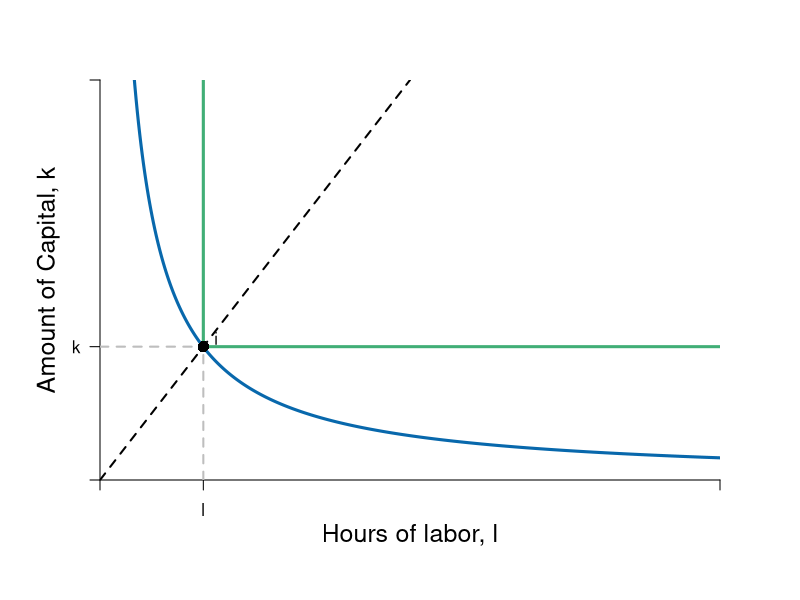

Write the R code that produced this figure.
#Graph Designer: Simon Halliday / Scott Cohn
#Authors: Bowles and Halliday
#Title: Coordination, Conflict and Competition: A Text in Microeconomics

library(shape)
pdf(file = "firmmarketsupply/tech_intensity_CD_L_a.pdf", width = 9, height = 7)

#Set parameters for graphics
axislabelsize <- 1.5
labelsize <- 1.2
graphlinewidth <- 3
segmentlinewidth <- 2

COL <- c("#7fc97f", "#beaed4", "#fdc086", "#ffff99", "#386cb0", "#f0027f", "#bf5b17", "#666666")
COLA <- c("#e0f3db", "#99d8c9","#66c2a4","#41ae76", "#238b45", "#005824")
COLB <- c("#c6dbef", "#4eb3d3", "#2b8cbe", "#0868ac","#084081")

par(mar =  c(6, 5, 4, 4))

isoquant <- function(l, alpha = 0.5, x = 5, A = 1) {
  (x / (A*l^alpha))^(1/(1 - alpha))
}

xlims <- c(0, 12)
ylims <- c(0, 12)

npts <- 501 


plot(0, 0, xlim = xlims, ylim = ylims, type = "n",
     xlab = expression(paste("")),
     ylab = expression(paste("")), 
     xaxt = "n", 
     yaxt = "n", 
     cex.lab = axislabelsize, 
     bty = "n",
     xaxs="i", 
     yaxs="i")

ticksy <- c(0, 4, ylims[2])
ylabels <- c(NA, expression(paste(k)), NA)
ticksx <- c(0, 2, xlims[2])
xlabels <- c(NA, expression(paste(l)), NA)

axis(1, at = ticksx, pos = 0, labels = xlabels)
axis(2, at = ticksy, pos = 0, labels = ylabels, las = 1)

npts <- 500 
xx1 <- seq(xlims[1], xlims[2], length.out = npts)

# Isoquant
lines(xx1, isoquant(xx1, x = 5, alpha = 0.5, A = 1.77), col = COLB[4], lwd = graphlinewidth)


# Dash diagonal
segments(0, 0, 6, ylims[2], lty = 2, col = "black", lwd = segmentlinewidth)

segments(0, 4, 2, 4, lty = 2, col = "grey", lwd = segmentlinewidth)
segments(2, 0, 2, 4, lty = 2, col = "grey", lwd = segmentlinewidth)

#segments(0, 8, 4, 8, lty = 2, col = "grey", lwd = segmentlinewidth)
#segments(4, 0, 4, 8, lty = 2, col = "grey", lwd = segmentlinewidth)

segments(2, 4, xlims[2], 4, lty = 1, col = COLA[4], lwd = graphlinewidth)
segments(2, 4, 2, ylims[2], lty = 1, col = COLA[4],  lwd = graphlinewidth)


# Axis Label
mtext(expression(paste("Hours of labor, ", l)), side=1, line = 2.5, cex = axislabelsize)
text(-1, 0.5*ylims[2], expression(paste("Amount of Capital, ", k)), xpd = TRUE, cex = axislabelsize, srt = 90) 


# Points
points(2, 4, pch = 16, col = "black", cex = 1.5)
text(2.25, 4.25, expression(i))


dev.off()
